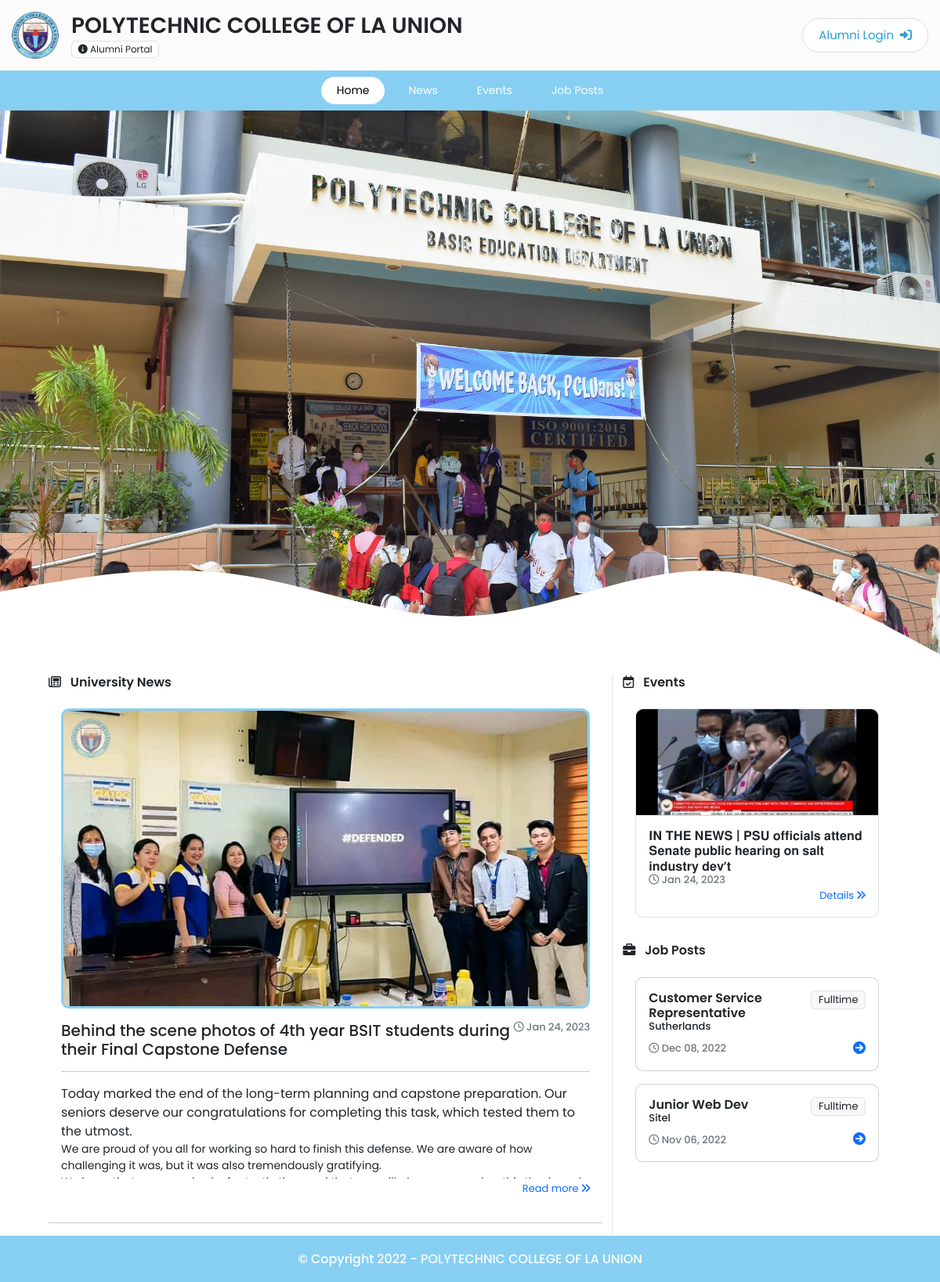
Page /client/index on the committed database.
### tables this page shows
CREATE TABLE `news` (
  `id` int(11) NOT NULL,
  `picture` mediumtext NOT NULL,
  `title` varchar(100) NOT NULL,
  `author` varchar(100) NOT NULL,
  `description` longtext NOT NULL,
  `date_posted` date DEFAULT current_timestamp()
);

CREATE TABLE `events` (
  `id` int(11) NOT NULL,
  `picture` mediumtext NOT NULL,
  `title` varchar(100) NOT NULL,
  `description` longtext NOT NULL,
  `date_posted` date NOT NULL DEFAULT current_timestamp()
);

CREATE TABLE `jobs` (
  `id` int(11) NOT NULL,
  `status` int(11) NOT NULL,
  `type` int(11) NOT NULL,
  `title` mediumtext NOT NULL,
  `description` mediumtext NOT NULL,
  `company` varchar(100) NOT NULL,
  `date_posted` date NOT NULL DEFAULT current_timestamp()
);

### classes/news.php (called while the page is built, shortened)
<?php
require_once '../db/db_config.php';
class News
{
    public static function getAllNews($limit = 0)
    {
        global $conn;
        if ($limit != 0) {
            $sql = "SELECT * FROM news ORDER BY id DESC LIMIT $limit";
        } else {
            $sql = "SELECT * FROM news ORDER BY id DESC ";
        }
        $results = $conn->query($sql);
        return $results;
    }
}

### classes/events.php (called while the page is built, shortened)
<?php
require_once '../db/db_config.php';
class Events
{
    public static function getAllEvents($limit = 0)
    {
        global $conn;
        if ($limit != 0) {
            $sql = "SELECT * FROM events ORDER BY date_posted DESC LIMIT $limit";
        } else {
            $sql = "SELECT * FROM events ORDER BY date_posted DESC";
        }
        $results = $conn->query($sql);
        return $results;
    }
}

### classes/jobs.php (called while the page is built, shortened)
<?php
require_once '../db/db_config.php';
class Jobs
{
    public static function getAllJobs($limit = 0)
    {
        global $conn;
        if ($limit != 0) {
            $sql = "SELECT * FROM jobs WHERE status = 1 ORDER BY date_posted DESC LIMIT $limit";
        } else {
            $sql = "SELECT * FROM jobs WHERE status = 1 ORDER BY date_posted DESC";
        }
        $results = $conn->query($sql);
        return $results;
    }
}

### client/index.php (the view, shortened to what this page needs)
<?php
require_once '../classes/news.php';
require_once '../classes/events.php';
require_once '../classes/jobs.php';
$readType = '';
$newsResult = News::getAllNews(3);
$eventsResult = Events::getAllEvents(3);
$jobsResult = Jobs::getAllJobs(3);
?>
<!DOCTYPE html>
<html lang="en">
<head>
    <?php include_once '../templates/header.php' ?>
</head>
<body>
    <div id="wrapper">
        <?php include_once '../templates/client_nav.php' ?>
        <div id="header">
        </div>
        <div class="container" style="z-index:9; position: relative">
            <div id="content">
                <div class="row">
                    <div class="col-md-8 col-sm-6 " id="divider">
                        <div class="h6 fw-bold"><i class="far fa-newspaper me-2"></i> University News</div>
                        <?php
                        if ($newsResult->num_rows > 0) {
                            while ($row = $newsResult->fetch_assoc()) {
                        ?>
                                <div id="news" class="p-3 mb-3">
                                    <div class="news-head mb-3">
                                        <img src="../uploads/news/<?= $row['picture'] ?>" alt="" class="news-img">
                                    </div>
                                    <div class="h6 smalltxt mb-0 text-muted float-end"><i class="far fa-clock"></i> <?= date('M d, Y', strtotime($row['date_posted'])) ?></div>
                                    <div class="h5"><?= $row['title'] ?></div>
                                    <hr>
                                    <div class="desc"><?= $row['description'] ?></div>
                                    <div class="text-end">
                                        <a href="read?type=news&id=<?= $row['id'] ?>" class="readmore-txt">Read more <i class="fas fa-angle-double-right"></i></a>
                                    </div>
                                </div>
                                <hr>
                        <?php
                            }
                        } else {
                            echo '<div class="h6 text-muted fst-italic text-center">No news at this moment.</div>';
                        }
                        ?>
                    </div>
                    <div class="col-md-4 col-sm-6 ">
                        <div class="h6 fw-bold"><i class="far fa-calendar-check me-2"></i> Events</div>
                        <div id="events" class="p-3">
                            <?php
                            if ($eventsResult->num_rows > 0) {
                                while ($row = $eventsResult->fetch_assoc()) {
                            ?>
                                    <div class="card events-card mb-3 border">
                                        <div class="card-header p-0">
                                            <div class="events-head">
                                                <img src="../uploads/events/<?= $row['picture'] ?>" alt="" class="events-img">
                                            </div>
                                        </div>
                                        <div class="card-body">
                                            <div class="h6 mb-0"><?= $row['title'] ?></div>
                                            <div class="h6 smalltxt mb-0 text-muted"><i class="far fa-clock"></i> <?= date('M d, Y', strtotime($row['date_posted'])) ?></div>
                                            <div class="text-end">
                                                <a href="read?type=events&id=<?= $row['id'] ?>" class="readmore-txt">Details <i class="fas fa-angle-double-right"></i></a>
                                            </div>
                                        </div>
                                    </div>
                            <?php
                                }
                            } else {
                                echo '<div class="h6 text-muted fst-italic text-center">No events at this moment.</div>';
                            }
                            ?>
                        </div>
                        <div class="h6 fw-bold"><i class="fas fa-briefcase me-2"></i> Job Posts</div>
                        <div id="jobs" class="p-3">
                            <?php
                            if ($jobsResult->num_rows > 0) {
                                while ($row = $jobsResult->fetch_assoc()) {
                            ?>
                                    <div class="card jobs-card mb-3">
                                        <div class="card-body">
                                            <div class="smalltxt fw-normal badge bg-light border text-dark float-end">Fulltime</div>
                                            <div class="h6 fw-bold mb-0"><?= $row['title'] ?></div>
                                            <div class="h6 smalltxt"><?= $row['company'] ?></div>
                                            <div class="d-flex justify-content-between align-items-center">
                                                <div class="h6 smalltxt mb-0 text-muted"><i class="far fa-clock"></i> <?= date('M d, Y', strtotime($row['date_posted'])) ?></div>
                                                <div><a href="view-job?id=<?= $row['id'] ?>" class="text-decoration-none"><i class="fas fa-arrow-circle-right"></i></a></div>
                                            </div>
                                        </div>
                                    </div>
                            <?php
                                }
                            } else {
                                echo '<div class="h6 text-muted fst-italic text-center">No job posts at this moment.</div>';
                            }
                            ?>
                        </div>
                    </div>
                </div>
            </div>
        </div>
        <?php include_once '../templates/foot.php' ?>
    </div>
</body>
</html>

### templates/header.php (shortened to what this page needs)
<link href="https://cdn.jsdelivr.net/npm/bootstrap@5.2.1/dist/css/bootstrap.min.css" rel="stylesheet">
<link rel="stylesheet" href="../assets/css/style.css?d=<?= time() ?>">
<link href="https://cdnjs.cloudflare.com/ajax/libs/font-awesome/6.0.0/css/all.min.css" rel="stylesheet" />
<link href="https://cdn.datatables.net/1.12.1/css/jquery.dataTables.min.css" rel="stylesheet" />

### templates/client_nav.php (shortened to what this page needs)
<div id="client-nav">
    <div class="">
        <div class="d-flex align-items-center ">
            <div class="me-3">
                <img src="../assets/images/logo.png" alt="" id="client-nav-logo">
            </div>
            <div>
                <div class="h3 mb-0 fw-bold" id="uni-text">POLYTECHNIC COLLEGE <span style="white-space:nowrap !important">OF LA UNION</span>
                </div>
                <div class="h6 badge bg-white text-dark mb-0 fw-normal border"><i class="fas fa-info-circle"></i> Alumni Portal</div>
            </div>
            <?php
            if (!isset($_SESSION['user_login']) || Auth::checkLogin() == 1) {
            ?>
                <div class="ms-auto d-md-block d-sm-none d-none">
                    <a href="../authentication/login" class="btn " id="log-btn">Alumni Login <i class="fas fa-sign-in-alt ms-1"></i></a>
                </div>
            <?php
            } else if (Auth::checkLogin() && Auth::checkLogin() == 2) {
            ?>
                <div class="ms-auto d-md-block d-sm-none d-none">
                    <div class="dropdown">
                        <button class="btn d-flex align-items-center dropdown-toggle shadow-sm" id="acct-btn" type="button" data-bs-toggle="dropdown" aria-expanded="false">
                            <img src="../uploads/profile/<?= $_SESSION['user_info']['picture'] ?>" class="me-2" width="40" height="40" alt="">
                            <div class="text-start me-2">
                                <div class="h6 mb-0"><?= $_SESSION['user_info']['full_name'] ?></div>
                                <div class="smalltxt text-muted">Batch 2022</div>
                            </div>
                        </button>
                        <ul class="dropdown-menu border-0 shadow-lg">
                            <li><a class="dropdown-item" href="account">Account</a></li>
                            <li>
                                <hr class="dropdown-divider">
                            </li>
                            <li><a class="dropdown-item text-danger" href="../logout.php">Logout <i class="fas fa-sign-out-alt ms-1"></i></a></li>
                        </ul>
                    </div>
                </div>
            <?php
            }
            ?>
        </div>
    </div>
</div>
<div id="menu-bar" class="d-md-flex d-sm-none d-none">
    <a href="index" class="menu-links <?= (basename($_SERVER["SCRIPT_FILENAME"], '.php') == 'index') ? 'menu-active' : '' ?>">Home</a>
    <a href="news" class="menu-links <?= (basename($_SERVER["SCRIPT_FILENAME"], '.php') == 'news'  || $readType == 'news') ? 'menu-active' : '' ?>">News</a>
    <a href="events" class="menu-links <?= (basename($_SERVER["SCRIPT_FILENAME"], '.php') == 'events'  || $readType == 'events') ? 'menu-active' : '' ?>">Events</a>
    <a href="jobs" class="menu-links  <?= (basename($_SERVER["SCRIPT_FILENAME"], '.php') == 'jobs' || $readType == 'jobs') ? 'menu-active' : '' ?>">Job Posts</a>
</div>

### templates/foot.php
<div id="foot" class="text-center">
    <div class="h6 mb-0 text-white">&copy; Copyright 2022 - POLYTECHNIC COLLEGE OF LA UNION</div>
</div>

### assets/css/style.css (style rules this page uses)
body { font-family: 'Poppins', sans-serif; }
.container { max-width: 1100px; }
#wrapper { position: relative; }
.fw-bold { font-weight: 600 !important; }
.smalltxt { font-size: 14px; }
#client-nav { background-color: rgba(250, 250, 250, 0.8); backdrop-filter: blur(10px); padding: 15px; position: sticky; top: 0px; z-index: 10; }
#menu-bar { background-color: #86cff3; padding: 8px; display: flex; justify-content: center; }
#menu-bar a { color: white; margin: 0px 5px; border-radius: 50px; padding: 7px 20px; text-decoration: none; font-size: 14px; }
#log-btn { background-color: #fff; color: #2b9cd4; border-radius: 100px; padding: 10px 20px; font-size: 15px; border: 1px solid #ddd; }
#menu-bar a:hover, .menu-active { background-color: #fff; color: black !important; }
#client-nav-logo { height: 60px; width: 60px; border-radius: 60px; }
#header { background-image: url("../../assets/images/banner.jpg"); background-size: cover; background-position: top; min-height: 90vh; padding: 20px 0px; display: flex; align-items: center; position: relative; }
#cutout { position: absolute; bottom: -1px; width: 100%; }
#foot { background-color: #86cff3; padding: 20px; }
#content { min-height: 80vh; }
.jobs-card { border-radius: 10px; }
.news-head { overflow: hidden; border-radius: 10px; border: 3px solid #86cff3; position: relative; }
.news-img { width: 100%; height: auto; aspect-ratio: 16/9; object-fit: cover; object-position: center; }
.events-card { border: none; border-radius: 10px; overflow: hidden; }
.events-head { overflow: hidden; position: relative; }
.events-img { width: 100%; aspect-ratio: 16/7; object-fit: cover; object-position: bott; }
.news-head::before { content: ''; background-image: url('../../assets/images/logo.png'); background-size: cover; background-position: center; border-radius: 100%; height: 50px; width: 50px; position: absolute; top: 10px; left: 10px; opacity: 0.5; z-index: 5; }
.desc { font-size: 14px; line-height: base; max-height: 120px; overflow: hidden; }
.smalltxt { font-size: 13px; }
.readmore-txt { text-decoration: none; font-size: 13px; }
#divider { border-right: 2px solid #eee; }

### rows in the picture
news: picture (picture), date_posted "Jan 24, 2023", title "Behind the scene photos of 4th year BSIT students during their Final Capstone Defense", description "Today marked the end of the long-term planning and capstone preparation. Our seniors deserve our congratulations for completing this task, which tested them to the utmost. We are proud of you all for working so hard to finish this defense. We are aware of how challenging it was, but it was also tremendously gratifying."
events: picture (picture), title "𝐈𝐍 𝐓𝐇𝐄 𝐍𝐄𝐖𝐒 | 𝐏𝐒𝐔 𝐨𝐟𝐟𝐢𝐜𝐢𝐚𝐥𝐬 𝐚𝐭𝐭𝐞𝐧𝐝 𝐒𝐞𝐧𝐚𝐭𝐞 𝐩𝐮𝐛𝐥𝐢𝐜 𝐡𝐞𝐚𝐫𝐢𝐧𝐠 𝐨𝐧 𝐬𝐚𝐥𝐭 𝐢𝐧𝐝𝐮𝐬𝐭𝐫𝐲 𝐝𝐞𝐯’𝐭", date_posted "Jan 24, 2023"
jobs: title "Customer Service Representative", company "Sutherlands", date_posted "Dec 08, 2022"
jobs: title "Junior Web Dev", company "Sitel", date_posted "Nov 06, 2022"
